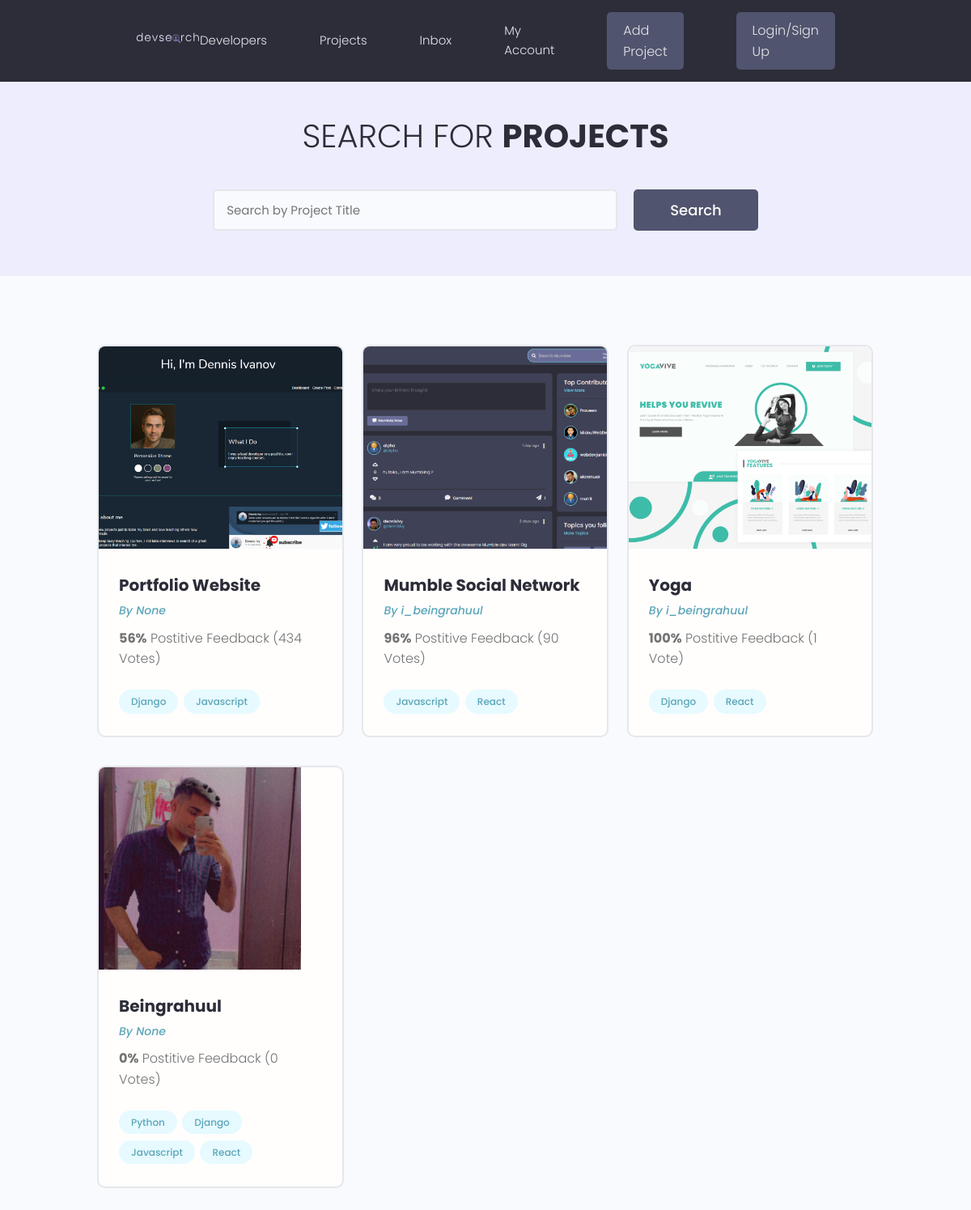
The page /projects/ on the database as committed earlier.
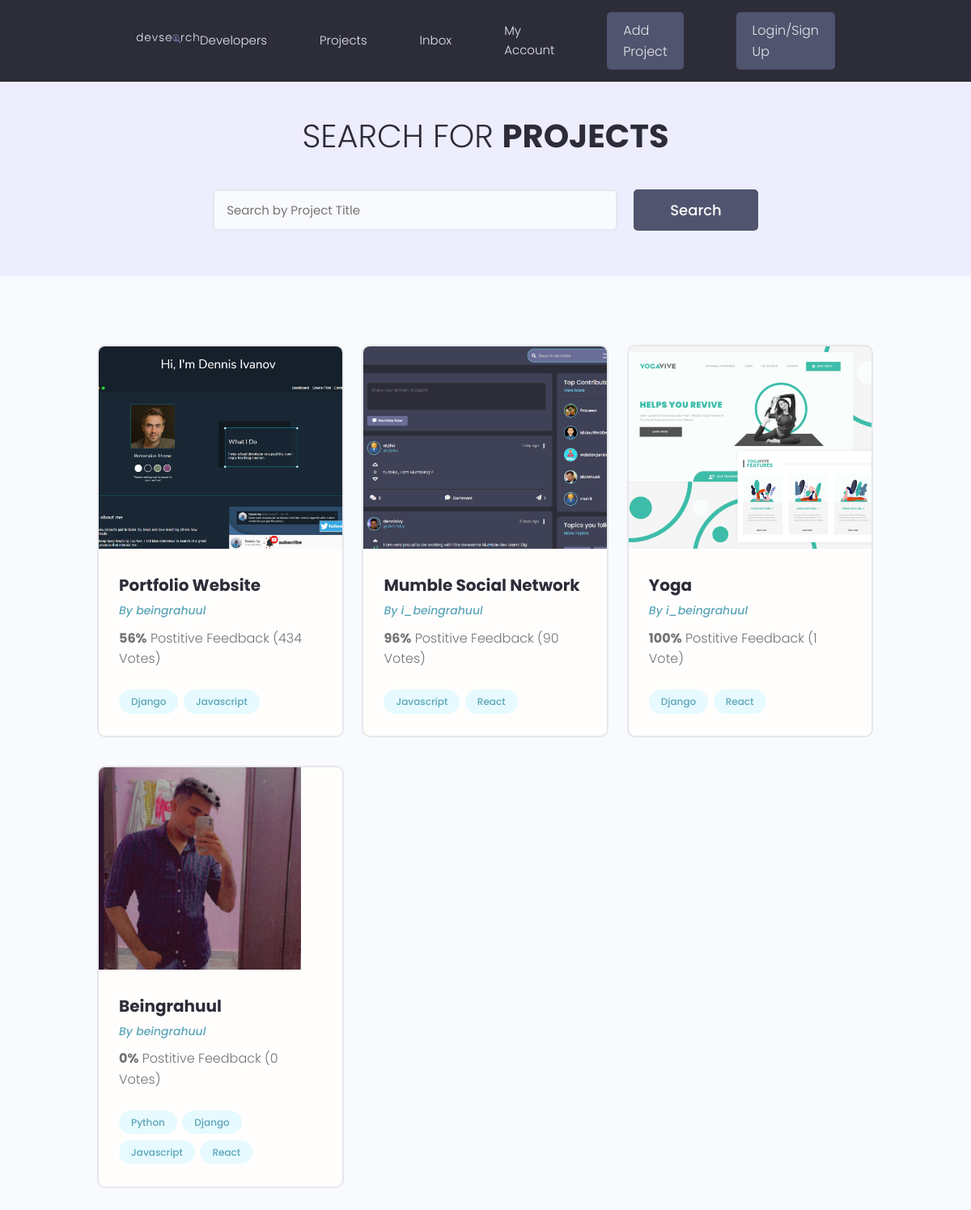
The same page on the database as committed later.
### projects/models.py (models this page shows, shortened)
class Project(models.Model):
    owner = models.ForeignKey(Profile, null=True, blank=True, on_delete=models.SET_NULL)
    title = models.CharField(max_length=200)
    description = models.TextField(null=True, blank=True)
    featured_image = models.ImageField(null=True, blank=True, default='default.jpg')
    demo_link = models.CharField(max_length=2000, null=True, blank=True)
    source_link = models.CharField(max_length=2000, null=True, blank=True)
    tags = models.ManyToManyField('Tag', blank=True)
    vote_total = models.IntegerField(default=0, null=True, blank=True)
    vote_ratio = models.IntegerField(default=0, null=True, blank=True)
    created = models.DateTimeField(auto_now_add=True)
    id = models.UUIDField(default=uuid.uuid4, unique=True,
                          primary_key=True, editable=False)

### user/models.py (models this page shows)
class Profile(models.Model):
    user =  models.OneToOneField(User, on_delete=models.CASCADE, null=True, blank=True)
    name = models.CharField(max_length=200, blank=True, null=True)
    username = models.CharField(max_length=200, blank=True, null=True)
    location = models.CharField(max_length=200, blank=True, null=True)
    email = models.EmailField(max_length=500, blank=True, null=True)
    short_intro = models.CharField(max_length=200, blank=True, null=True)
    bio = models.TextField(blank=True, null=True)
    profile_image = models.ImageField(null=True, blank=True, upload_to='profiles/', default='profiles/user-default.png' )
    social_github = models.CharField(max_length=200, blank=True, null=True)
    social_twitter = models.CharField(max_length=200, blank=True, null=True)
    social_linkedin = models.CharField(max_length=200, blank=True, null=True)
    social_youtube = models.CharField(max_length=200, blank=True, null=True)
    social_instagram = models.CharField(max_length=200, blank=True, null=True)
    created = models.DateTimeField(auto_now_add=True)
    id = models.UUIDField(default=uuid.uuid4, unique=True,
                          primary_key=True, editable=False)
    def __str__(self):
        return str(self.username)

### projects/views.py (the view)
# urls.py: path('projects/', include('projects.urls')),
def projects(request):
    projects = Project.objects.all()
    context = {
        'projects': projects,
    }
    return render(request, 'projects/projects.html', context=context)

### projects/models.py (called while the page is built)
    def __str__(self):
        return self.Name

### projects/templates/projects/projects.html (shortened to what this page needs)
{% extends 'main.html' %}
{% block content%}
  <main class="projects">
    <section class="hero-section text-center">
      <div class="container container--narrow">
        <div class="hero-section__box">
          <h2>Search for <span>Projects</span></h2>
        </div>
        <div class="hero-section__search">
          <form class="form" action="#" method="get">
            <div class="form__field">
              <input class="input input--text" id="formInput#search" type="text" name="text"
                placeholder="Search by Project Title" />
            </div>
            <input class="btn btn--sub btn--lg" type="submit" value="Search" />
          </form>
        </div>
      </div>
    </section>
    <section class="projectsList">
      <div class="container">
        <div class="grid grid--three">
        {% for project in projects %}
            <div class="column">
                <div class="card project">
                  <a href="{% url 'project' project.id %}" class="project">
                    <img class="project__thumbnail" src="{{project.featured_image.url}}" alt="project thumbnail" />
                    <div class="card__body">
                      <h3 class="project__title">{{project.title}}</h3>
                      <p><a class="project__author" href="{% url 'project' project.id %}">By {{ project.owner }}</a></p>
                      <p class="project--rating">
                        <span style="font-weight: bold;">{{project.vote_ratio}}%</span> Postitive
                        Feedback ({{project.vote_total}} Vote{{project.vote_total|pluralize:"s"}})
                      </p>
                      <div class="project__tags">
                    {% for tag in project.tags.all %}
                        <span class="tag tag--pill tag--main">
                          <small>{{tag}}</small>
                        </span>
                    {% endfor%}
                      </div>
                    </div>
                  </a>
                </div>
              </div>
        {% endfor %}
        </div>
      </div>
    </section>
  </main>
{% endblock content%}

Rows that differ between the two databases and show on the page:
changed through a linked row, Project "Portfolio Website": owner "None" → "beingrahuul"
changed through a linked row, Project "Beingrahuul": owner "None" → "beingrahuul"
